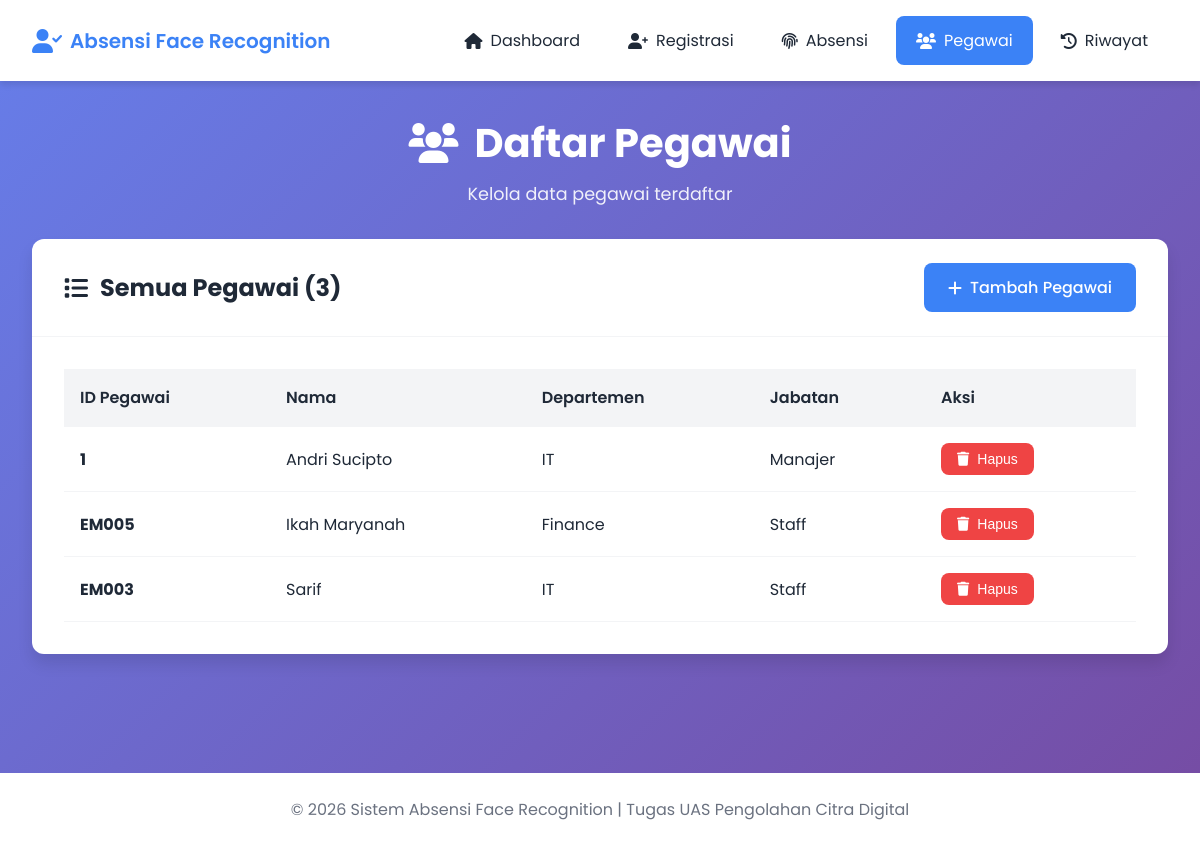
Page /pegawai on the committed database.
### tables this page shows
CREATE TABLE employees (
                id INTEGER PRIMARY KEY AUTOINCREMENT,
                employee_id TEXT UNIQUE NOT NULL,
                name TEXT NOT NULL,
                department TEXT,
                position TEXT,
                image_path TEXT,
                face_encoding BLOB,
                created_at TIMESTAMP DEFAULT CURRENT_TIMESTAMP
            );

### app_web.py (the view)
@app.route('/pegawai')
def pegawai():
    employees = db.get_all_employees()
    return render_template('pegawai.html', employees=employees)

### database.py (called while the page is built)
    def get_connection(self):
        return sqlite3.connect(self.db_path)

    def get_all_employees(self):
        conn = self.get_connection()
        cursor = conn.cursor()
        cursor.execute("SELECT employee_id, name, department, position FROM employees")
        employees = cursor.fetchall()
        conn.close()
        return employees

### templates/pegawai.html (shortened to what this page needs)
{% extends "base.html" %}  {% block content %}
<div class="container">
  <div class="page-header">
    <h1><i class="fas fa-users"></i> Daftar Pegawai</h1>
    <p class="subtitle">Kelola data pegawai terdaftar</p>
  </div>
  <div class="card">
    <div class="card-header">
      <h2>
        <i class="fas fa-list"></i> Semua Pegawai ({{ employees|length }})
      </h2>
      <a href="{{ url_for('registrasi') }}" class="btn btn-primary">
        <i class="fas fa-plus"></i> Tambah Pegawai
      </a>
    </div>
    <div class="card-body">
      {% if employees %}
      <div class="table-responsive">
        <table class="table">
          <thead>
            <tr>
              <th>ID Pegawai</th>
              <th>Nama</th>
              <th>Departemen</th>
              <th>Jabatan</th>
              <th>Aksi</th>
            </tr>
          </thead>
          <tbody>
            {% for employee in employees %}
            <tr>
              <td><strong>{{ employee[0] }}</strong></td>
              <td>{{ employee[1] }}</td>
              <td>{{ employee[2] if employee[2] else '-' }}</td>
              <td>{{ employee[3] if employee[3] else '-' }}</td>
              <td>
                <button
                  onclick="deleteEmployee('{{ employee[0] }}', '{{ employee[1] }}')"
                  class="btn btn-danger btn-sm"
                >
                  <i class="fas fa-trash"></i> Hapus
                </button>
              </td>
            </tr>
            {% endfor %}
          </tbody>
        </table>
      </div>
      {% endif %}
    </div>
  </div>
</div>
{% endblock %}

### templates/base.html (shortened to what this page needs)
<!DOCTYPE html>
<html lang="id">
<head>
    <link rel="stylesheet" href="{{ url_for('static', filename='css/style.css') }}">
    <link rel="stylesheet" href="https://cdnjs.cloudflare.com/ajax/libs/font-awesome/6.0.0/css/all.min.css">
</head>
<body>
    <nav class="navbar">
        <div class="nav-container">
            <div class="nav-brand">
                <i class="fas fa-user-check"></i>
                <span>Absensi Face Recognition</span>
            </div>
            <ul class="nav-menu">
                <li><a href="{{ url_for('index') }}" {% if request.endpoint == 'index' %}class="active"{% endif %}>
                    <i class="fas fa-home"></i> Dashboard
                </a></li>
                <li><a href="{{ url_for('registrasi') }}" {% if request.endpoint == 'registrasi' %}class="active"{% endif %}>
                    <i class="fas fa-user-plus"></i> Registrasi
                </a></li>
                <li><a href="{{ url_for('absensi') }}" {% if request.endpoint == 'absensi' %}class="active"{% endif %}>
                    <i class="fas fa-fingerprint"></i> Absensi
                </a></li>
                <li><a href="{{ url_for('pegawai') }}" {% if request.endpoint == 'pegawai' %}class="active"{% endif %}>
                    <i class="fas fa-users"></i> Pegawai
                </a></li>
                <li><a href="{{ url_for('riwayat') }}" {% if request.endpoint == 'riwayat' %}class="active"{% endif %}>
                    <i class="fas fa-history"></i> Riwayat
                </a></li>
            </ul>
        </div>
    </nav>
    <main class="main-content">
        {% block content %}{% endblock %}
    </main>
    <footer class="footer">
        <p>&copy; 2026 Sistem Absensi Face Recognition | Tugas UAS Pengolahan Citra Digital</p>
    </footer>
</body>
</html>

### static/css/style.css (style rules this page uses)
* { margin: 0; padding: 0; box-sizing: border-box; }
:root { --primary-color: #3b82f6; --secondary-color: #6366f1; --success-color: #10b981; --danger-color: #ef4444; --warning-color: #f59e0b; --info-color: #06b6d4; --dark-color: #1f2937; --light-color: #f3f4f6; --white: #ffffff; --shadow: 0 4px 6px rgba(0, 0, 0, 0.1); --shadow-lg: 0 10px 15px rgba(0, 0, 0, 0.1); }
body { font-family: "Poppins", sans-serif; background: linear-gradient(135deg, #667eea 0%, #764ba2 100%); min-height: 100vh; color: var(--dark-color); }
.navbar { background: var(--white); box-shadow: var(--shadow); position: sticky; top: 0; z-index: 1000; }
.nav-container { max-width: 1200px; margin: 0 auto; padding: 1rem 2rem; display: flex; justify-content: space-between; align-items: center; }
.nav-brand { display: flex; align-items: center; gap: 0.5rem; font-size: 1.25rem; font-weight: 600; color: var(--primary-color); }
.nav-brand i { font-size: 1.5rem; }
.nav-menu { display: flex; list-style: none; gap: 0.5rem; }
.nav-menu a { display: flex; align-items: center; gap: 0.5rem; padding: 0.75rem 1.25rem; color: var(--dark-color); text-decoration: none; border-radius: 8px; transition: all 0.3s; }
.nav-menu a.active { background: var(--primary-color); color: var(--white); }
.main-content { min-height: calc(100vh - 140px); padding: 2rem 0; }
.container { max-width: 1200px; margin: 0 auto; padding: 0 2rem; }
.page-header { margin-bottom: 2rem; text-align: center; }
.page-header h1 { font-size: 2.5rem; color: var(--white); margin-bottom: 0.5rem; display: flex; align-items: center; justify-content: center; gap: 1rem; }
.page-header .subtitle { font-size: 1.1rem; color: rgba(255, 255, 255, 0.9); }
.card { background: var(--white); border-radius: 12px; box-shadow: var(--shadow-lg); margin-bottom: 2rem; overflow: hidden; }
.card-header { padding: 1.5rem 2rem; border-bottom: 1px solid var(--light-color); display: flex; justify-content: space-between; align-items: center; }
.card-header h2 { font-size: 1.5rem; color: var(--dark-color); display: flex; align-items: center; gap: 0.75rem; }
.card-body { padding: 2rem; }
.btn { padding: 0.75rem 1.5rem; border: none; border-radius: 8px; font-size: 1rem; font-weight: 500; cursor: pointer; transition: all 0.3s; display: inline-flex; align-items: center; gap: 0.5rem; text-decoration: none; }
.btn-primary { background: var(--primary-color); color: var(--white); }
.btn-danger { background: var(--danger-color); color: var(--white); }
.btn-sm { padding: 0.5rem 1rem; font-size: 0.875rem; }
.table-responsive { overflow-x: auto; }
.table { width: 100%; border-collapse: collapse; }
.table thead { background: var(--light-color); }
.table th, .table td { padding: 1rem; text-align: left; border-bottom: 1px solid var(--light-color); }
.table th { font-weight: 600; color: var(--dark-color); }
.footer { background: var(--white); padding: 1.5rem; text-align: center; color: #6b7280; margin-top: 2rem; }

### rows in the picture
employees: employee "1", name "Andri Sucipto", department "IT", position "Manajer"
employees: employee "EM005", name "Ikah Maryanah", department "Finance", position "Staff"
employees: employee "EM003", name "Sarif", department "IT", position "Staff"

### other values in the picture
{{ employees|length }} "3"
